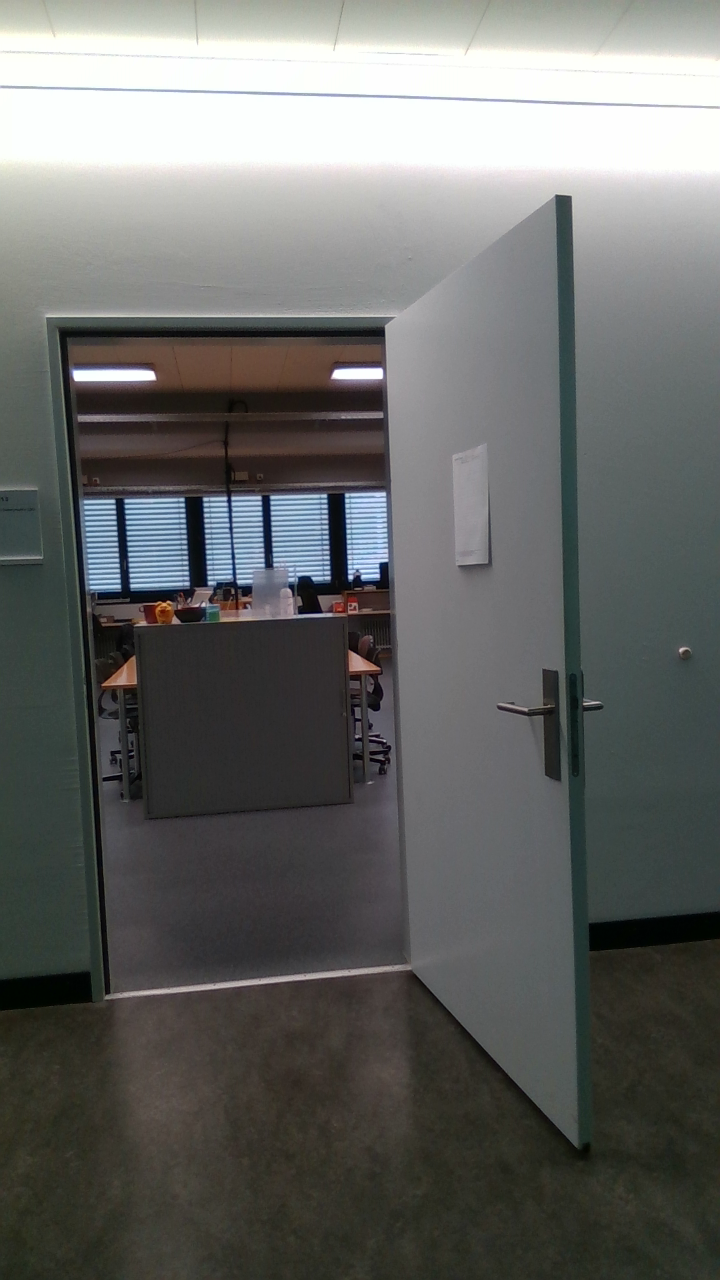
#> input picture door1_Color.png, 720 x 1280 px
$ jupyter execute --allow-errors door_detection.ipynb
#> lines starting #> are read from the running program, lines starting #| are printed output that depends on the picture; after the words box and inside, x2 and y2 are one past the last pixel; in counts of white or black regions, pixels touching at a corner belong together
# Test edge_detector

[cell 1]
import cv2
import numpy as np
import matplotlib.pyplot as plt

# Read the image and convert it to grayscale
image = cv2.imread('door1_Color.png')
#> image is the input picture: shape (1280, 720, 3); mean B, G, R 102, 104, 102.7
gray = cv2.cvtColor(image, cv2.COLOR_BGR2GRAY)

# Use the Canny edge detector to find edges in the image
edges = cv2.Canny(gray, 5, 250)
#> edges: shape (1280, 720); 3% white in thin lines or dots

# Use morphological operations to clean up the edge map
kernel = np.ones((3,3), np.uint8)
edges = cv2.dilate(edges, kernel, iterations=1)
#> edges: shape (1280, 720); 8.7% white; 12 white regions, largest, box (x1, y1, x2, y2) and area: (25, 193, 605, 1163) 67768, (0, 84, 720, 110) 4052, (96, 640, 140, 792) 2948
edges = cv2.erode(edges, kernel, iterations=1)
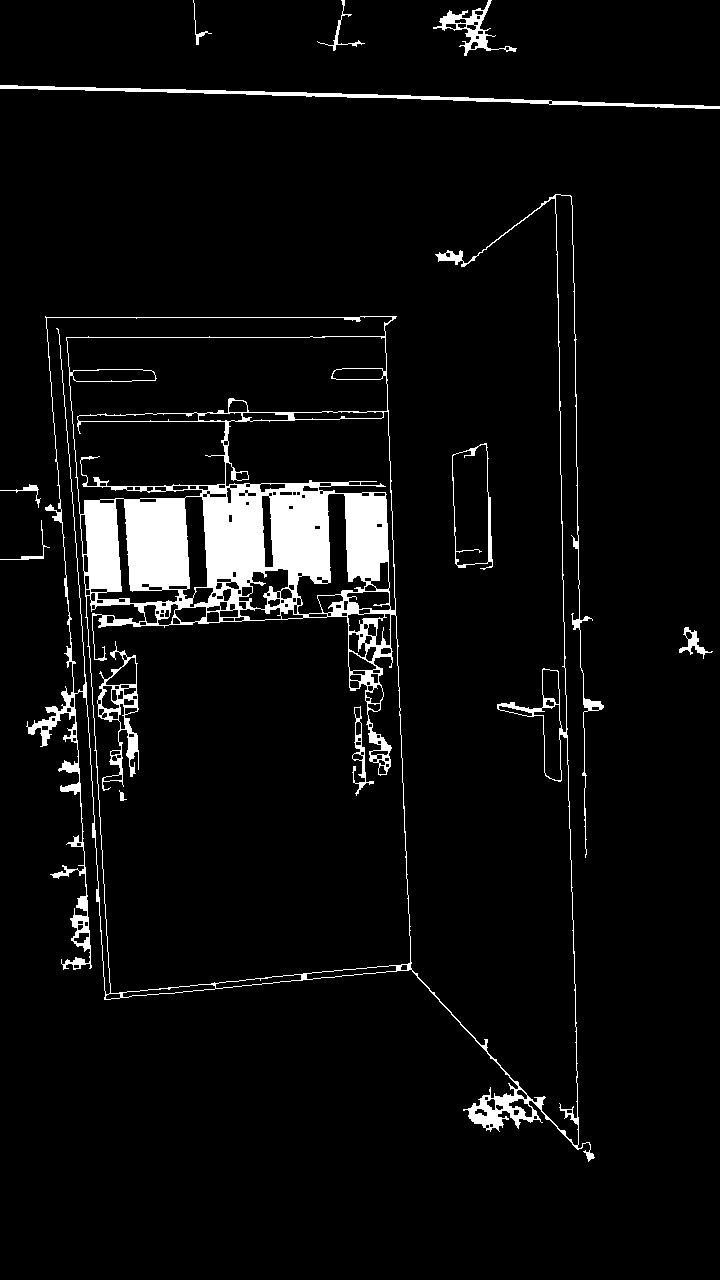
#> edges: shape (1280, 720); 5.3% white; 12 white regions, largest, box (x1, y1, x2, y2) and area: (26, 194, 604, 1162) 41864, (0, 85, 720, 109) 2559, (97, 641, 139, 791) 1526

# Use Hough lines to detect lines in the edge map
#cv.HoughLinesP(image, rho, theta, threshold[, lines[, minLineLength[, maxLineGap]]]) -> lines
lines = cv2.HoughLinesP(edges, 1, np.pi/180, 100, minLineLength=250, maxLineGap=10)
#> lines = [[162, 89, 719, 108], [0, 85, 371, 97], [381, 95, 719, 106], [75, 450, 99, 803], [572, 205, 580, 667], [60, 499, 80, 787], [68, 443, 90, 752], [59, 337, 324, 337], [45, 317, 364, 317], [105, 994, 378, 966], [372, 97, 675, 107], [276, 92, 548, 101]]

# Draw the detected lines on the image
for line in lines:
    x1, y1, x2, y2 = line[0]
    cv2.line(image, (x1, y1), (x2, y2), (0, 255, 0), 2)
#> this loop made 12 passes
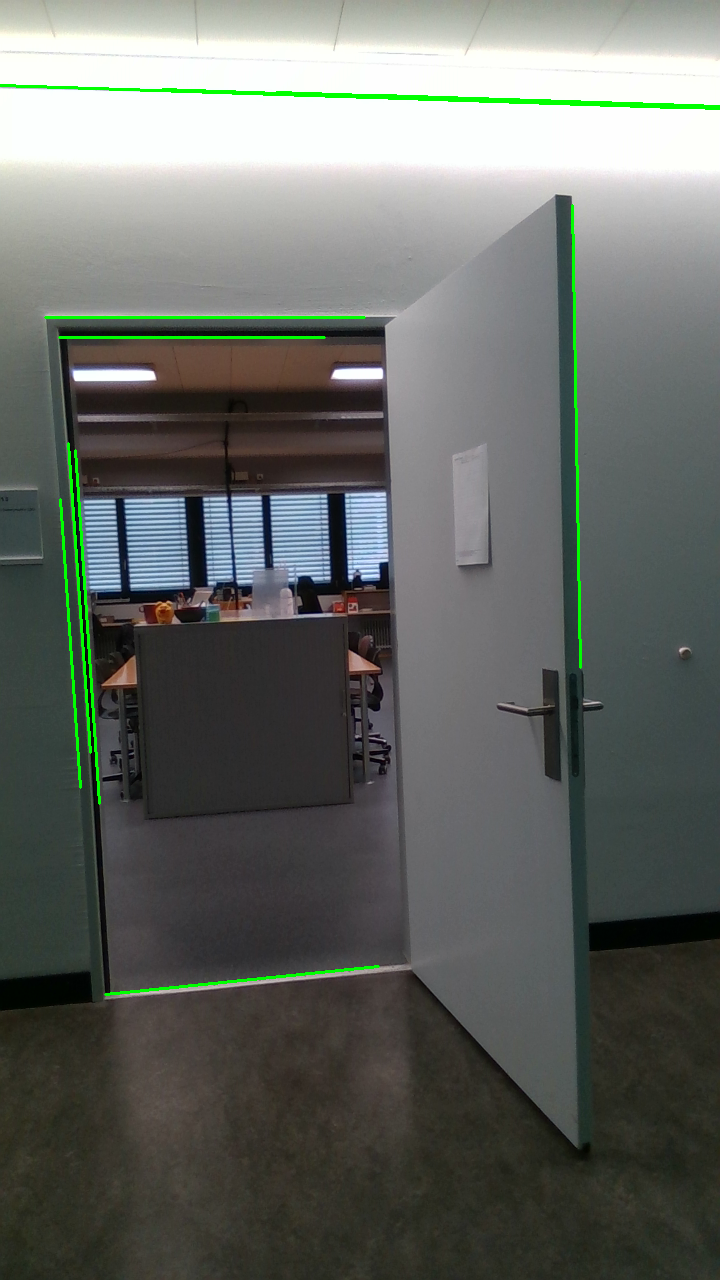
#> image: shape (1280, 720, 3); 1.1% of pixels changed, all inside (x1, y1, x2, y2) = (0, 84, 720, 996)

plt.imshow(image)
plt.show()

plt.imshow(edges)
plt.show()

#cv2.imwrite("output.jpg", edges)

# Versuch horizontale und vertikale Kanten

[cell 2]
import cv2
import numpy as np
import matplotlib.pyplot as plt

# Read the image and convert it to grayscale
image = cv2.imread('door2_Color.png')
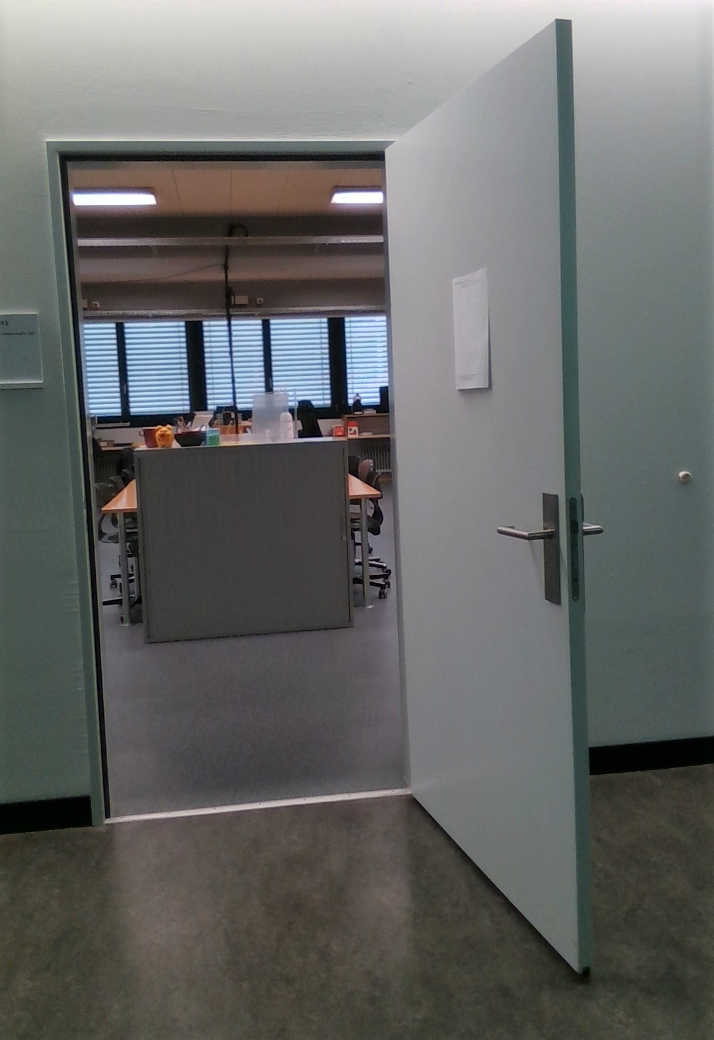
#> input picture door2_Color.png, 714 x 1040 px
#> image is the input picture: shape (1040, 714, 3); mean B, G, R 103.1, 104.3, 103
gray = cv2.cvtColor(image, cv2.COLOR_BGR2GRAY)
#> gray: shape (1040, 714)

# Apply Gaussian blur to reduce noise and improve detection
gray = cv2.GaussianBlur(gray, (3, 3), 0)

# Use the Canny edge detector to find edges in the image
edges = cv2.Canny(gray, 50, 200)
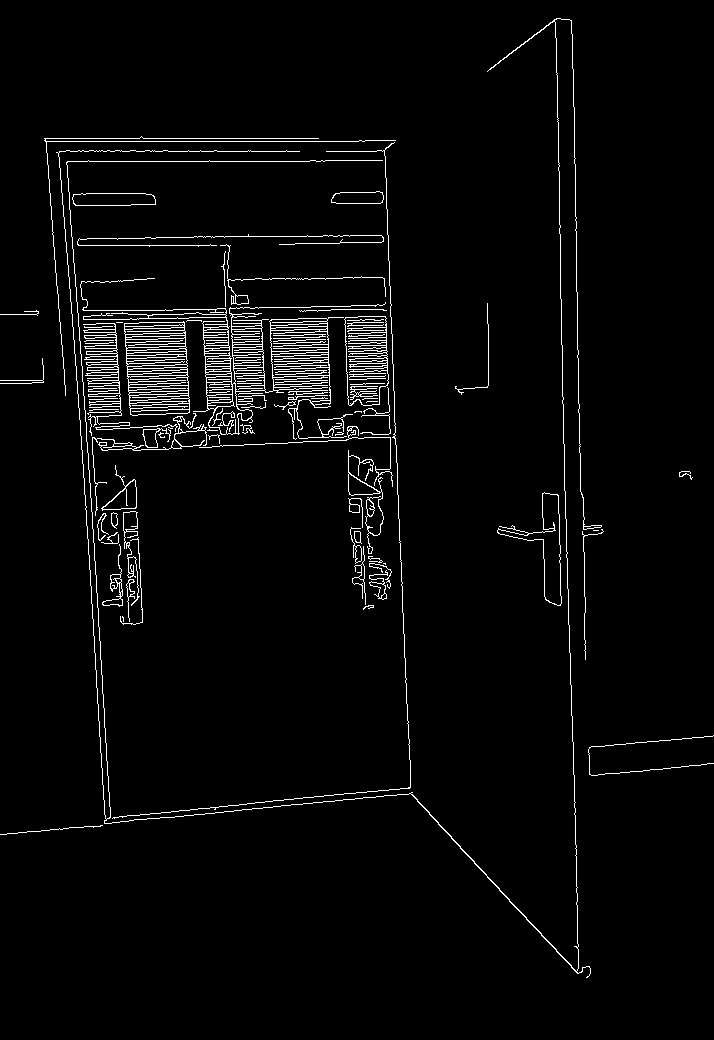
#> edges: shape (1040, 714); 3% white in thin lines or dots

# Detect lines using Hough line detection
#cv.HoughLinesP(image, rho, theta, threshold[, lines[, minLineLength[, maxLineGap]]]) -> lines
lines = cv2.HoughLinesP(edges, 1, np.pi/180, 100, minLineLength=200, maxLineGap=10)
#> lines = 15 rows, first 6: [45, 141, 364, 141], [66, 150, 97, 596], [556, 38, 563, 443], [44, 138, 318, 138], [573, 69, 580, 491], [59, 151, 299, 151]


# Loop over the lines and draw them on the image
for line in lines:
    x1, y1, x2, y2 = line[0]
    cv2.line(image, (x1, y1), (x2, y2), (0, 0, 255), 3)
#> this loop made 15 passes
#> (x1, y1, x2, y2) on passes 1 to 12: (45, 141, 364, 141), (66, 150, 97, 596), (556, 38, 563, 443), (44, 138, 318, 138), (573, 69, 580, 491), (59, 151, 299, 151), (387, 209, 396, 462), (68, 265, 93, 623), (59, 161, 324, 161), (106, 819, 410, 787), (568, 602, 575, 830), (172, 817, 385, 795)
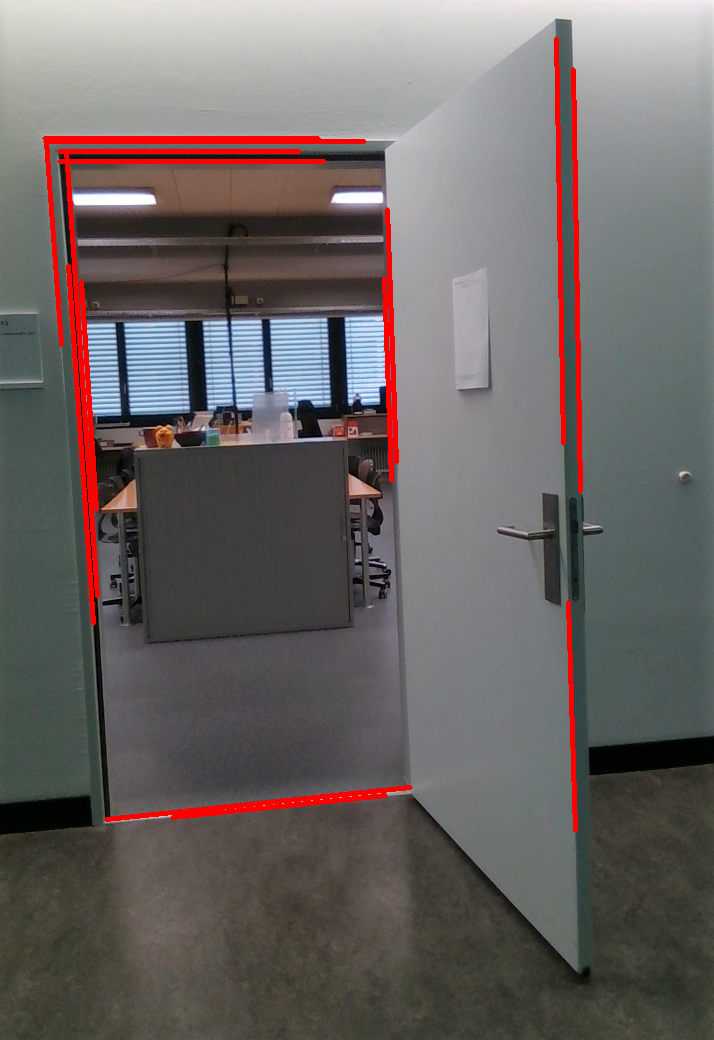
#> image: shape (1040, 714, 3); 2.88% of pixels changed, all inside (x1, y1, x2, y2) = (42, 36, 583, 833)

#cv2.imwrite("output.jpg", edges)

plt.imshow(image)
plt.show()

plt.imshow(edges)
plt.show()

# [5 lines of commented-out code are left out]
